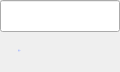
<?xml version="1.0" encoding="UTF-8"?>
<ui version="4.0">
 <class>ContactSearchWidget</class>
 <widget class="QWidget" name="ContactSearchWidget">
  <property name="geometry">
   <rect>
    <x>0</x>
    <y>0</y>
    <width>120</width>
    <height>72</height>
   </rect>
  </property>
  <property name="font">
   <font>
    <pointsize>11</pointsize>
   </font>
  </property>
  <property name="windowTitle">
   <string>Form</string>
  </property>
  <widget class="QLineEdit" name="lineEdit">
   <property name="geometry">
    <rect>
     <x>0</x>
     <y>0</y>
     <width>120</width>
     <height>32</height>
    </rect>
   </property>
   <property name="sizePolicy">
    <sizepolicy hsizetype="Expanding" vsizetype="Expanding">
     <horstretch>0</horstretch>
     <verstretch>0</verstretch>
    </sizepolicy>
   </property>
   <property name="minimumSize">
    <size>
     <width>120</width>
     <height>32</height>
    </size>
   </property>
  </widget>
  <widget class="QLabel" name="label">
   <property name="geometry">
    <rect>
     <x>0</x>
     <y>30</y>
     <width>120</width>
     <height>41</height>
    </rect>
   </property>
   <property name="font">
    <font>
     <family>Microsoft YaHei UI Light</family>
     <pointsize>-1</pointsize>
     <weight>50</weight>
     <italic>false</italic>
     <bold>false</bold>
    </font>
   </property>
   <property name="styleSheet">
    <string notr="true">color: #A6B9FF;
font: 16px &quot;Microsoft YaHei UI Light&quot;;
padding-left: 18px;</string>
   </property>
   <property name="text">
    <string>联系人</string>
   </property>
   <property name="alignment">
    <set>Qt::AlignLeading|Qt::AlignLeft|Qt::AlignVCenter</set>
   </property>
  </widget>
 </widget>
 <resources/>
 <connections/>
</ui>
